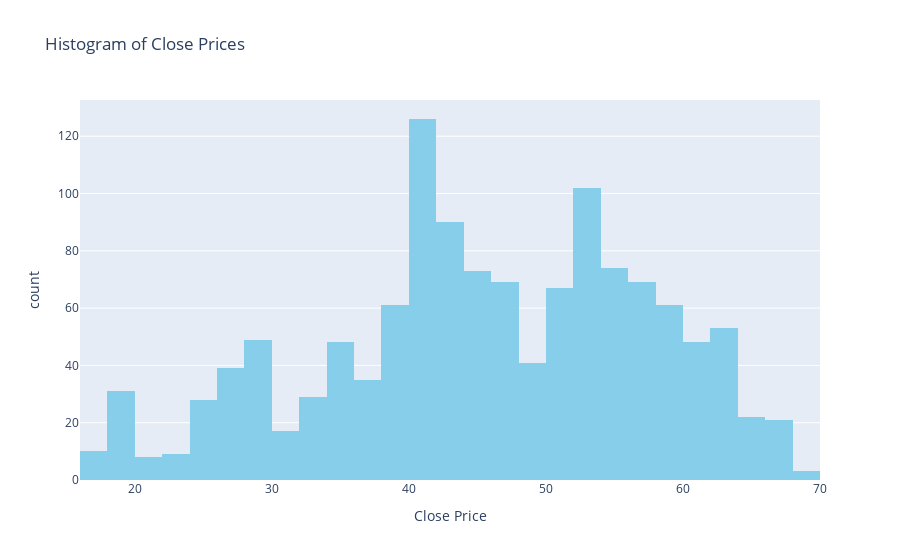

Notebook source saved alongside this figure:
### Markdown cell above
```markdown
On remarque que les colonnes `Close`, `High`, `Low` et `Open` sont très fortement corrélées (0.99), donc elles représentent essentiellement la même information. Pour le contexte de prédiction, nous allons utiliser uniquement la colonne `Close`.

Concernant le volume, une prédiction du volume à l'instant T+1 sera écartée. Bien qu'il soit corrélé à -0.5 avec le `Close`, une prédiction du nombre de personnes ayant tradé sur l'action est inutile dans ce contexte. Des techniques de décalage du volume, où le volume à l'instant T est placé sur T-1 et ainsi de suite, peuvent améliorer légèrement les résultats, mais pour le moment, nous n'utiliserons pas le volume.
```

### Code cell
import plotly.express as px

fig = px.histogram(df, x='Close', nbins=50, title='Histogram of Close Prices', 
                   labels={'Close': 'Close Price'}, 
                   color_discrete_sequence=['skyblue'])
fig.show()

### Figure 1 — Plotly figure (JSON) as saved in the notebook; plotly's stock layout.template omitted (floating-point values rounded to 4 significant figures; data arrays with more than 128 entries replaced by an {"elided": "..."} marker saying what was removed)
{"data": [{"alignmentgroup": "True", "bingroup": "x", "hovertemplate": "Close Price=%{x}<br>count=%{y}<extra></extra>", "legendgroup": "", "marker": {"color": "skyblue", "pattern": {"shape": ""}}, "name": "", "nbinsx": 50, "offsetgroup": "", "orientation": "v", "showlegend": false, "type": "histogram", "x": {"elided": "1283 float values"}, "xaxis": "x", "yaxis": "y"}], "layout": {"barmode": "relative", "legend": {"tracegroupgap": 0}, "title": {"text": "Histogram of Close Prices"}, "xaxis": {"anchor": "y", "domain": [0, 1], "title": {"text": "Close Price"}}, "yaxis": {"anchor": "x", "domain": [0, 1], "title": {"text": "count"}}}}
